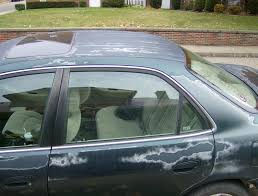
#> input picture ml/data/0018.JPEG, 258 x 196 px
$ python -i predict_single_image.py   (imports and definitions only)
#> lines starting #> are read from the running program, lines starting #| are printed output that depends on the picture
import joblib
import numpy as np
from skimage.feature import hog, local_binary_pattern
from skimage.filters import sobel
from skimage import io, color, transform

HOG_PARAMS = {
    'orientations': 9,
    'pixels_per_cell': (12, 12),
    'cells_per_block': (2, 2),
    'visualize': False,
    'feature_vector': True,
    'block_norm': 'L2-Hys'
}

TARGET_SIZE = (128, 128)

LDA_MODEL_PATH = r"C:\Users\Korisnik\Projekti\CarDamageSeverityRUAP\carapp\ml\data\lda_model.pkl"
RF_MODEL_PATH = r"C:\Users\Korisnik\Projekti\CarDamageSeverityRUAP\carapp\ml\data\rf_model.pkl"

# [2 lines not run here, left out]

def extract_hog_features_from_image(image_path):
#> called with image_path = '../data/0018.JPEG'
    img = io.imread(image_path)
#> img is the input picture: shape (196, 258, 3); mean R, G, B 112.8, 120.2, 115.2
    if img.ndim == 3:
        img_gray = color.rgb2gray(img)
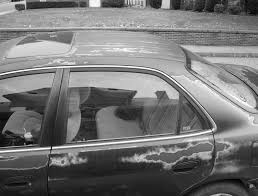
#> img_gray: shape (196, 258) float64; min 0.00281, max 1, mean 0.464
    else:
        img_gray = img

    img_resized = transform.resize(img_gray, TARGET_SIZE)
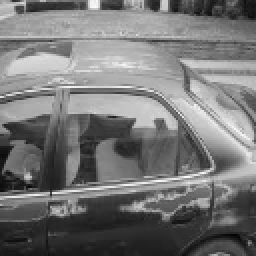
#> img_resized: shape (128, 128) float64 (shown 2 times larger); min 0.0162, max 0.99, mean 0.464

    hog_features = hog(img_resized, **HOG_PARAMS)
#> hog_features = 2916 values, max 0.562 at index 778, min 0 at index 1612, mean 0.13

    edges = sobel(img_resized)
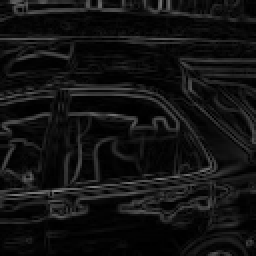
#> edges: shape (128, 128) float64 (shown 2 times larger); min 3.51e-07, max 0.532, mean 0.0725
    edge_density = np.mean(edges > 0.1)
#> edge_density = 0.251

    brightness = np.mean(img_resized)
#> brightness = 0.464
    contrast = np.std(img_resized)
#> contrast = 0.223

    lbp = local_binary_pattern(img_resized, P=8, R=1, method='uniform')
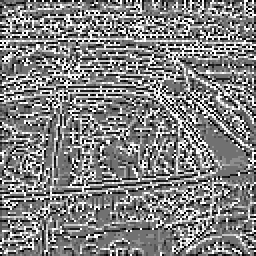
#> lbp: shape (128, 128) float64 (shown 2 times larger); min 0, max 9, mean 4.56; drawn with min black and max white
    texture = np.std(lbp)
#> texture = 2.69

    if img.ndim == 3:
        color_diff = np.mean(np.abs(img[:,:,0] - img[:,:,1])) + \
                     np.mean(np.abs(img[:,:,1] - img[:,:,2]))
#> color_diff = 332.3
    else:
        color_diff = 0.0

    feature_vector = np.concatenate([
        hog_features,
        [edge_density, brightness, contrast, texture, color_diff]
    ])
#> feature_vector = 2921 values, max 332.3 at index 2920, min 0 at index 1612, mean 0.245

    return feature_vector

def predict_image(image_path):
    hog_vec = extract_hog_features_from_image(image_path)
    hog_vec = hog_vec.reshape(1, -1)

    lda_vec = lda.transform(hog_vec)
    pred = rf.predict(lda_vec)[0]

    return pred

# [4 lines not run here, left out]

>>> result = extract_hog_features_from_image('../data/0018.JPEG')
#> result has the same summary as feature_vector in extract_hog_features_from_image
